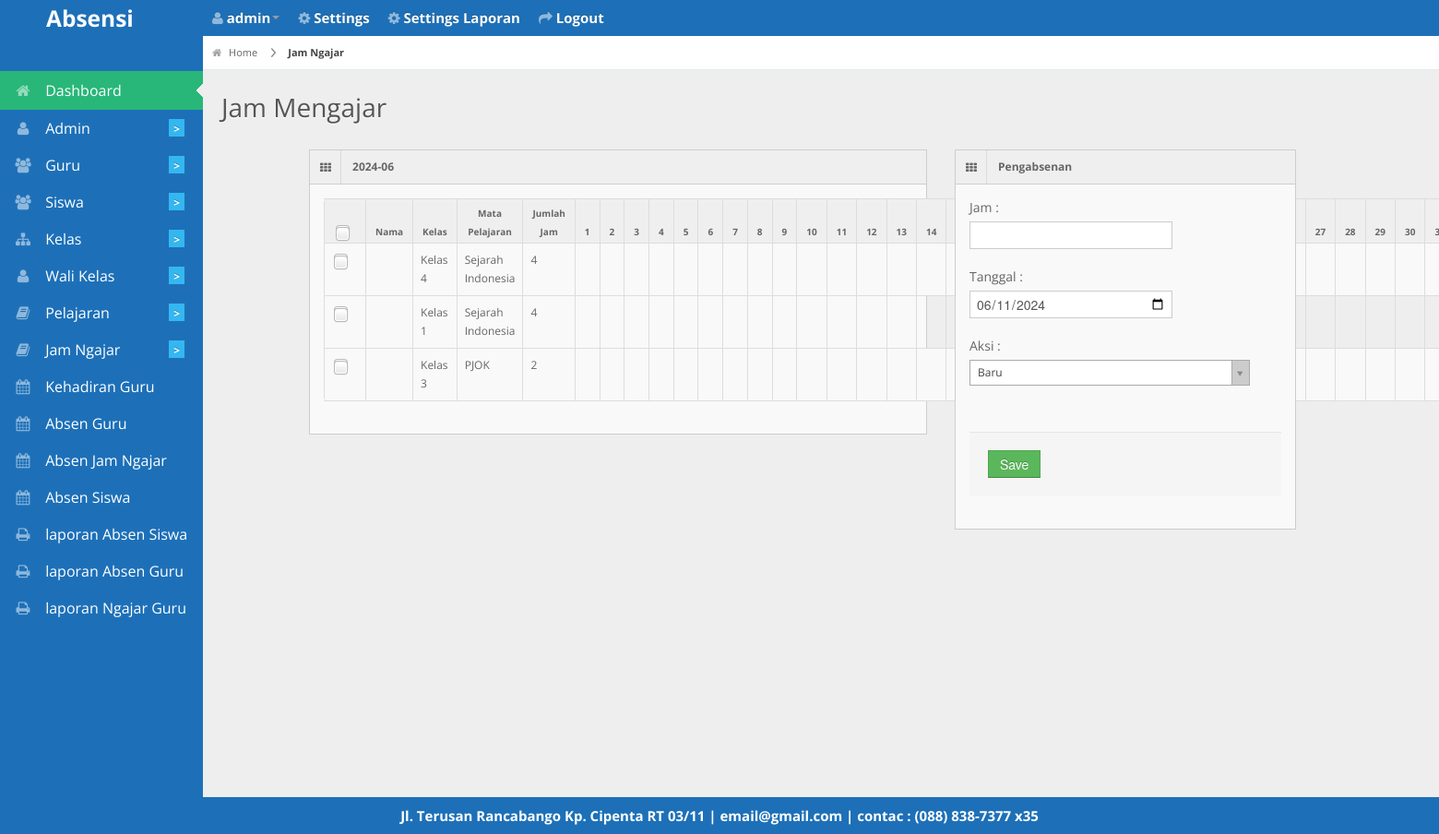
/petugas_piket/bakup.php (signed in), run on the app's committed database.
### tables this page shows
CREATE TABLE `jam_mengajar` (
  `id_jam_mengajar` int(11) NOT NULL,
  `jam` int(11) NOT NULL,
  `id_pelajaran` int(11) NOT NULL,
  `id_guru` int(11) NOT NULL,
  `id_kelas` int(11) NOT NULL
);

CREATE TABLE `kelas` (
  `id_kelas` int(11) NOT NULL,
  `nama_kelas` varchar(30) NOT NULL
);

CREATE TABLE `pelajaran` (
  `id_pelajaran` int(11) NOT NULL,
  `mata_pelajaran` varchar(30) NOT NULL
);

CREATE TABLE `biodata` (
  `id_biodata` int(11) NOT NULL,
  `nama_sekolah` varchar(255) NOT NULL,
  `alamat` varchar(255) NOT NULL,
  `photo` varchar(255) NOT NULL,
  `email` varchar(255) NOT NULL,
  `telepon` varchar(20) NOT NULL,
  `kota` varchar(50) NOT NULL
);

### petugas_piket/bakup.php (the view, shortened to what this page needs)
<?php
 include '../db/koneksi.php';
 include '../layout/header.php';
$query_tampil=mysqli_query($konek,"SELECT * FROM jam_mengajar ORDER BY id_guru");
 ?>
 <div id="content">
   <div id="content-header">
     <div id="breadcrumb"> <a href="http://localhost/absensi2/<?php echo $_SESSION['akses']; ?>/" title="Go to Home" class="tip-bottom"><i class="icon-home"></i> Home</a>
       <a href="http://localhost/absensi2/petugas_piket/jamngajar" class="current">Jam Ngajar</a> </div>
     <h1>Jam Mengajar</h1>
   </div>
   <div class="container">
   <div class="span7">
   <div class="widget-box">
        <div class="widget-title"> <span class="icon"> <i class="icon-th"></i> </span>
          <?php if(isset($_GET['carinama'])){ ?>
          <h5><?php echo "$_GET[tahun]-$_GET[bulan]"; ?></h5>
          <?php }else{?>
          <h5><?php echo date('Y-m'); ?></h5>
          <?PHP } ?>
          </div>
        <div class="widget-content">
          <div class="table-responsive">
            <form method="post"action="./proses.php?kategori=absen_jam_ngajar">
          <table class="table table-bordered table-striped with-check">
            <thead>
              <tr>
                <th><input type="checkbox" id="title-table-checkbox" name="title-table-checkbox" /></th>
                <th>Nama</th>
                <th>Kelas</th>
                <th>Mata Pelajaran</th>
                <th>Jumlah Jam</th>
                <?php for ($tanggal_table=1; $tanggal_table <= 31; $tanggal_table++) {
                  echo "<th rowspan='2'>$tanggal_table</th>";
                } ?>
              </tr>
            </thead>
            <tbody>
              <?php while ($data=mysqli_fetch_array($query_tampil)) { ?>
              <tr>
                <td><input type="checkbox" name="id_jam_mengajar[]"value="<?PHP echo $data['id_jam_mengajar']."_".$data['id_guru']; ?>"/></td>
                <td><?php
                $query_tampil2=mysqli_query($konek,"select nama from guru WHERE id_guru=$data[id_guru]");
                $data2=mysqli_fetch_array($query_tampil2);
                echo $data2['nama']; ?></td>
                <td><?php
                $query_kelas=mysqli_query($konek,"SELECT nama_kelas FROM kelas WHERE id_kelas=$data[id_kelas]");
                $data_kelas=mysqli_fetch_array($query_kelas);
                echo $data_kelas['nama_kelas']; ?></td>
                <td><?php
                    $query_pelajaran=mysqli_query($konek,"SELECT mata_pelajaran FROM pelajaran WHERE id_pelajaran=$data[id_pelajaran]");
                $data_pelajaran=mysqli_fetch_array($query_pelajaran);
                echo $data_pelajaran['mata_pelajaran']; ?></td>
                <td><?php echo $data['jam']; ?></td>
                <?php
                if(isset($sisa_td)!=true){
                  $sisa_td=30;
                }
                for ($td=0; $td <= $sisa_td ; $td++) {
                  echo "<td></td>";
                }
                 ?>
              </tr>
              <?php } ?>
            </tbody>
          </table>
        </div>
   </div>
      </div>
      </div>
      <div class="container">
        <div class="span4">
          <div class="widget-box">
            <div class="widget-title"> <span class="icon"> <i class="icon-th"></i> </span>
              <h5>Pengabsenan</h5>
            </div>
            <div class="widget-content">
              <div class="control-group">
                <label class="control-label">Jam :</label>
                <div class="controls">
                  <input type="number" name="jam">
                </div>
              </div>
                <div class="control-group">
                  <label class="control-label">Tanggal :</label>
                  <div class="controls">
                    <input type="date" name="tgl_ngajar" value="<?PHP echo date('Y-m-d'); ?>">
                  </div>
                </div>
                <div class="control-group">
                  <label class="control-label">Aksi :</label>
                </div>
                <br>
                <div class="form-actions">
                  <button type="submit" class="btn btn-success">Save</button>
                </div>
               </div>
            </div>
          </div>
        </div>
      </div>
      </div>
<?php include '../layout/footer.php'; ?>

### layout/footer.php (shortened to what this page needs)
<div class="row-fluid">
  <div id="footer" class="span12"style="
    color: #fff;
    font-weight: bold;
    font-size: 15px;
">
     <?php echo "$header_photo[alamat] | $header_photo[email] | contac : $header_photo[telepon]"; ?> </div>
</div>
</body>
</html>

### css/matrix-style.css (style rules this page uses)
* { outline:none !important; -moz-outline: none !important; }
html, body { height:100% }
body { overflow-x: hidden; margin-top: -10px; font-family: 'Open Sans', sans-serif; font-size:12px; color:#666; }
a { color:#666; }
select, textarea, input[type="text"], input[type="password"], input[type="datetime"], input[type="datetime-local"], input[type="date"], input[type="month"], input[type="time"], input[type="week"], input[type="number"], input[type="email"], input[type="url"], input[type="search"], input[type="tel"], input[type="color"], .uneditable-input, .label, .dropdown-menu, .btn, .well, .progress, .table-bordered, .btn-group > .btn:first-child, .btn-group > .btn:last-child, .btn-group > .btn:last-child, .btn-group > .dropdown-toggle, .alert { border-radius:0px; }
.btn, textarea, input[type="text"], input[type="password"], input[type="datetime"], input[type="datetime-local"], input[type="date"], input[type="month"], input[type="time"], input[type="week"], input[type="number"], input[type="email"], input[type="url"], input[type="search"], input[type="tel"], input[type="color"], .uneditable-input { box-shadow:none; }
.progress, .progress-success .bar, .progress .bar-success, .progress-warning .bar, .progress .bar-warning, .progress-danger .bar, .progress .bar-danger, .progress-info .bar, .progress .bar-info, .btn, .btn-primary { background-image:none; }
#footer { padding:10px; text-align:center; }
#content { background: none repeat scroll 0 0 #eeeeee; margin-left: 220px; margin-right: 0; padding-bottom: 25px; position: relative; min-height:100%; width: auto; }
#content-header { position: abslute; width: 100%; margin-top: -38px; z-index: 20; }
#content-header h1 { color: #555555; font-size: 28px; font-weight: normal; float: none; text-shadow: 0 1px 0 #ffffff; margin-left: 20px; position: relative; }
#content-header h1, #content-header .btn-group { margin-top: 20px; }
#breadcrumb { background-color: #fff; border-bottom: 1px solid #e3ebed; }
#breadcrumb a { padding: 8px 20px 8px 10px; display: inline-block; background-image: url('../img/breadcrumb.png'); background-position: center right; background-repeat: no-repeat; font-size: 11px; color: #666666; }
#breadcrumb a:last-child { background-image:none; }
#breadcrumb a.current { font-weight: bold; color: #444444; }
#breadcrumb a i { margin-right: 5px; opacity: .6; }
.stat-boxes .peity_bar_good, .stat-boxes .peity_line_good, { color: #459D1C; }
.widget-box { background: none repeat scroll 0 0 #F9F9F9; border-left: 1px solid #CDCDCD; border-top: 1px solid #CDCDCD; border-right: 1px solid #CDCDCD; clear: both; margin-top: 16px; margin-bottom: 16px; position: relative; }
.widget-title, .modal-header, .table th, div.dataTables_wrapper .ui-widget-header { background:#efefef; border-bottom: 1px solid #CDCDCD; height: 36px; }
.widget-title span.icon { padding: 9px 10px 7px 11px; float: left; border-right:1px solid #dadada; }
.widget-title h5 { color: #666; float: left; font-size: 12px; font-weight: bold; padding: 12px; line-height: 12px; margin: 0; }
.widget-content { padding:15px; border-bottom: 1px solid #cdcdcd; }
.table th { height: auto; font-size: 10px; padding: 5px 10px 2px; border-bottom: 0; text-align: center; color: #666666; }
.table.with-check tr th:first-child, .table.with-check tr td:first-child { width: 10px; }
form { margin-bottom: 0; }

### css/matrix-media.css (style rules this page uses)
body { background: #1d70b8; }

### data on the page
jam_mengajar: id_kelas.nama_kelas "Kelas 4", id_pelajaran.mata_pelajaran "Sejarah Indonesia", jam "4"
jam_mengajar: id_kelas.nama_kelas "Kelas 1", id_pelajaran.mata_pelajaran "Sejarah Indonesia", jam "4"
jam_mengajar: id_kelas.nama_kelas "Kelas 3", id_pelajaran.mata_pelajaran "PJOK", jam "2"
biodata: alamat "Jl. Terusan Rancabango Kp. Cipenta RT 03/11", email "email@gmail.com", telepon "(088) 838-7377 x35"

### other printed values
$_SESSION['username'] "admin"
